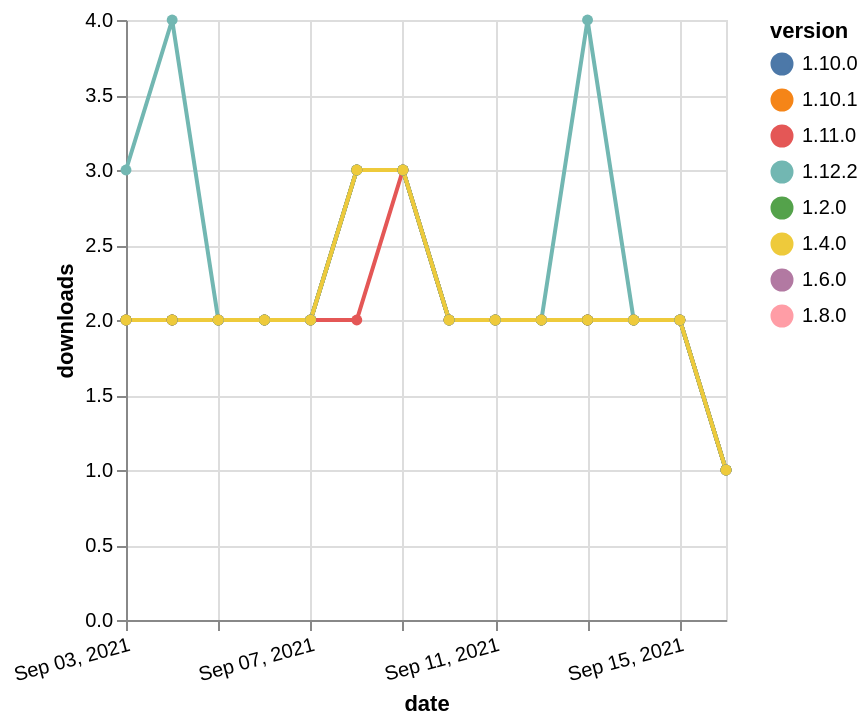

Describe this chart as a Vega-Lite specification.
### Vega-Lite specification from a JSON file in a GitHub repository (floating-point values rounded to 4 significant figures)
{"$schema": "https://vega.github.io/schema/vega-lite/v5.json", "description": "A simple bar chart with embedded data.", "data": {"values": [{"date": "2021-09-03", "total": 201, "delta": 2, "version": "1.11.0"}, {"date": "2021-09-04", "total": 203, "delta": 2, "version": "1.11.0"}, {"date": "2021-09-05", "total": 205, "delta": 2, "version": "1.11.0"}, {"date": "2021-09-06", "total": 207, "delta": 2, "version": "1.11.0"}, {"date": "2021-09-07", "total": 209, "delta": 2, "version": "1.11.0"}, {"date": "2021-09-08", "total": 211, "delta": 2, "version": "1.11.0"}, {"date": "2021-09-09", "total": 214, "delta": 3, "version": "1.11.0"}, {"date": "2021-09-10", "total": 216, "delta": 2, "version": "1.11.0"}, {"date": "2021-09-11", "total": 218, "delta": 2, "version": "1.11.0"}, {"date": "2021-09-12", "total": 220, "delta": 2, "version": "1.11.0"}, {"date": "2021-09-13", "total": 222, "delta": 2, "version": "1.11.0"}, {"date": "2021-09-14", "total": 224, "delta": 2, "version": "1.11.0"}, {"date": "2021-09-15", "total": 226, "delta": 2, "version": "1.11.0"}, {"date": "2021-09-16", "total": 227, "delta": 1, "version": "1.11.0"}, {"date": "2021-09-03", "total": 1462, "delta": 2, "version": "1.6.0"}, {"date": "2021-09-04", "total": 1464, "delta": 2, "version": "1.6.0"}, {"date": "2021-09-05", "total": 1466, "delta": 2, "version": "1.6.0"}, {"date": "2021-09-06", "total": 1468, "delta": 2, "version": "1.6.0"}, {"date": "2021-09-07", "total": 1470, "delta": 2, "version": "1.6.0"}, {"date": "2021-09-08", "total": 1473, "delta": 3, "version": "1.6.0"}, {"date": "2021-09-09", "total": 1476, "delta": 3, "version": "1.6.0"}, {"date": "2021-09-10", "total": 1478, "delta": 2, "version": "1.6.0"}, {"date": "2021-09-11", "total": 1480, "delta": 2, "version": "1.6.0"}, {"date": "2021-09-12", "total": 1482, "delta": 2, "version": "1.6.0"}, {"date": "2021-09-13", "total": 1484, "delta": 2, "version": "1.6.0"}, {"date": "2021-09-14", "total": 1486, "delta": 2, "version": "1.6.0"}, {"date": "2021-09-15", "total": 1488, "delta": 2, "version": "1.6.0"}, {"date": "2021-09-16", "total": 1489, "delta": 1, "version": "1.6.0"}, {"date": "2021-09-03", "total": 367, "delta": 2, "version": "1.10.1"}, {"date": "2021-09-04", "total": 369, "delta": 2, "version": "1.10.1"}, {"date": "2021-09-05", "total": 371, "delta": 2, "version": "1.10.1"}, {"date": "2021-09-06", "total": 373, "delta": 2, "version": "1.10.1"}, {"date": "2021-09-07", "total": 375, "delta": 2, "version": "1.10.1"}, {"date": "2021-09-08", "total": 378, "delta": 3, "version": "1.10.1"}, {"date": "2021-09-09", "total": 381, "delta": 3, "version": "1.10.1"}, {"date": "2021-09-10", "total": 383, "delta": 2, "version": "1.10.1"}, {"date": "2021-09-11", "total": 385, "delta": 2, "version": "1.10.1"}, {"date": "2021-09-12", "total": 387, "delta": 2, "version": "1.10.1"}, {"date": "2021-09-13", "total": 389, "delta": 2, "version": "1.10.1"}, {"date": "2021-09-14", "total": 391, "delta": 2, "version": "1.10.1"}, {"date": "2021-09-15", "total": 393, "delta": 2, "version": "1.10.1"}, {"date": "2021-09-16", "total": 394, "delta": 1, "version": "1.10.1"}, {"date": "2021-09-03", "total": 1005, "delta": 2, "version": "1.8.0"}, {"date": "2021-09-04", "total": 1007, "delta": 2, "version": "1.8.0"}, {"date": "2021-09-05", "total": 1009, "delta": 2, "version": "1.8.0"}, {"date": "2021-09-06", "total": 1011, "delta": 2, "version": "1.8.0"}, {"date": "2021-09-07", "total": 1013, "delta": 2, "version": "1.8.0"}, {"date": "2021-09-08", "total": 1016, "delta": 3, "version": "1.8.0"}, {"date": "2021-09-09", "total": 1019, "delta": 3, "version": "1.8.0"}, {"date": "2021-09-10", "total": 1021, "delta": 2, "version": "1.8.0"}, {"date": "2021-09-11", "total": 1023, "delta": 2, "version": "1.8.0"}, {"date": "2021-09-12", "total": 1025, "delta": 2, "version": "1.8.0"}, {"date": "2021-09-13", "total": 1027, "delta": 2, "version": "1.8.0"}, {"date": "2021-09-14", "total": 1029, "delta": 2, "version": "1.8.0"}, {"date": "2021-09-15", "total": 1031, "delta": 2, "version": "1.8.0"}, {"date": "2021-09-16", "total": 1032, "delta": 1, "version": "1.8.0"}, {"date": "2021-09-03", "total": 668, "delta": 2, "version": "1.10.0"}, {"date": "2021-09-04", "total": 670, "delta": 2, "version": "1.10.0"}, {"date": "2021-09-05", "total": 672, "delta": 2, "version": "1.10.0"}, {"date": "2021-09-06", "total": 674, "delta": 2, "version": "1.10.0"}, {"date": "2021-09-07", "total": 676, "delta": 2, "version": "1.10.0"}, {"date": "2021-09-08", "total": 679, "delta": 3, "version": "1.10.0"}, {"date": "2021-09-09", "total": 682, "delta": 3, "version": "1.10.0"}, {"date": "2021-09-10", "total": 684, "delta": 2, "version": "1.10.0"}, {"date": "2021-09-11", "total": 686, "delta": 2, "version": "1.10.0"}, {"date": "2021-09-12", "total": 688, "delta": 2, "version": "1.10.0"}, {"date": "2021-09-13", "total": 690, "delta": 2, "version": "1.10.0"}, {"date": "2021-09-14", "total": 692, "delta": 2, "version": "1.10.0"}, {"date": "2021-09-15", "total": 694, "delta": 2, "version": "1.10.0"}, {"date": "2021-09-16", "total": 695, "delta": 1, "version": "1.10.0"}, {"date": "2021-09-03", "total": 2031, "delta": 2, "version": "1.2.0"}, {"date": "2021-09-04", "total": 2033, "delta": 2, "version": "1.2.0"}, {"date": "2021-09-05", "total": 2035, "delta": 2, "version": "1.2.0"}, {"date": "2021-09-06", "total": 2037, "delta": 2, "version": "1.2.0"}, {"date": "2021-09-07", "total": 2039, "delta": 2, "version": "1.2.0"}, {"date": "2021-09-08", "total": 2042, "delta": 3, "version": "1.2.0"}, {"date": "2021-09-09", "total": 2045, "delta": 3, "version": "1.2.0"}, {"date": "2021-09-10", "total": 2047, "delta": 2, "version": "1.2.0"}, {"date": "2021-09-11", "total": 2049, "delta": 2, "version": "1.2.0"}, {"date": "2021-09-12", "total": 2051, "delta": 2, "version": "1.2.0"}, {"date": "2021-09-13", "total": 2053, "delta": 2, "version": "1.2.0"}, {"date": "2021-09-14", "total": 2055, "delta": 2, "version": "1.2.0"}, {"date": "2021-09-15", "total": 2057, "delta": 2, "version": "1.2.0"}, {"date": "2021-09-16", "total": 2058, "delta": 1, "version": "1.2.0"}, {"date": "2021-09-03", "total": 214, "delta": 3, "version": "1.12.2"}, {"date": "2021-09-04", "total": 218, "delta": 4, "version": "1.12.2"}, {"date": "2021-09-05", "total": 220, "delta": 2, "version": "1.12.2"}, {"date": "2021-09-06", "total": 222, "delta": 2, "version": "1.12.2"}, {"date": "2021-09-07", "total": 224, "delta": 2, "version": "1.12.2"}, {"date": "2021-09-08", "total": 227, "delta": 3, "version": "1.12.2"}, {"date": "2021-09-09", "total": 230, "delta": 3, "version": "1.12.2"}, {"date": "2021-09-10", "total": 232, "delta": 2, "version": "1.12.2"}, {"date": "2021-09-11", "total": 234, "delta": 2, "version": "1.12.2"}, {"date": "2021-09-12", "total": 236, "delta": 2, "version": "1.12.2"}, {"date": "2021-09-13", "total": 240, "delta": 4, "version": "1.12.2"}, {"date": "2021-09-14", "total": 242, "delta": 2, "version": "1.12.2"}, {"date": "2021-09-15", "total": 244, "delta": 2, "version": "1.12.2"}, {"date": "2021-09-16", "total": 245, "delta": 1, "version": "1.12.2"}, {"date": "2021-09-03", "total": 1617, "delta": 2, "version": "1.4.0"}, {"date": "2021-09-04", "total": 1619, "delta": 2, "version": "1.4.0"}, {"date": "2021-09-05", "total": 1621, "delta": 2, "version": "1.4.0"}, {"date": "2021-09-06", "total": 1623, "delta": 2, "version": "1.4.0"}, {"date": "2021-09-07", "total": 1625, "delta": 2, "version": "1.4.0"}, {"date": "2021-09-08", "total": 1628, "delta": 3, "version": "1.4.0"}, {"date": "2021-09-09", "total": 1631, "delta": 3, "version": "1.4.0"}, {"date": "2021-09-10", "total": 1633, "delta": 2, "version": "1.4.0"}, {"date": "2021-09-11", "total": 1635, "delta": 2, "version": "1.4.0"}, {"date": "2021-09-12", "total": 1637, "delta": 2, "version": "1.4.0"}, {"date": "2021-09-13", "total": 1639, "delta": 2, "version": "1.4.0"}, {"date": "2021-09-14", "total": 1641, "delta": 2, "version": "1.4.0"}, {"date": "2021-09-15", "total": 1643, "delta": 2, "version": "1.4.0"}, {"date": "2021-09-16", "total": 1644, "delta": 1, "version": "1.4.0"}]}, "width": "container", "mark": {"type": "line", "point": {"filled": true}}, "encoding": {"x": {"field": "date", "type": "temporal", "timeUnit": "yearmonthdate", "title": "date", "axis": {"labelAngle": -15}}, "y": {"field": "delta", "type": "quantitative", "title": "downloads"}, "color": {"field": "version", "type": "nominal"}, "tooltip": {"field": "delta"}}}
